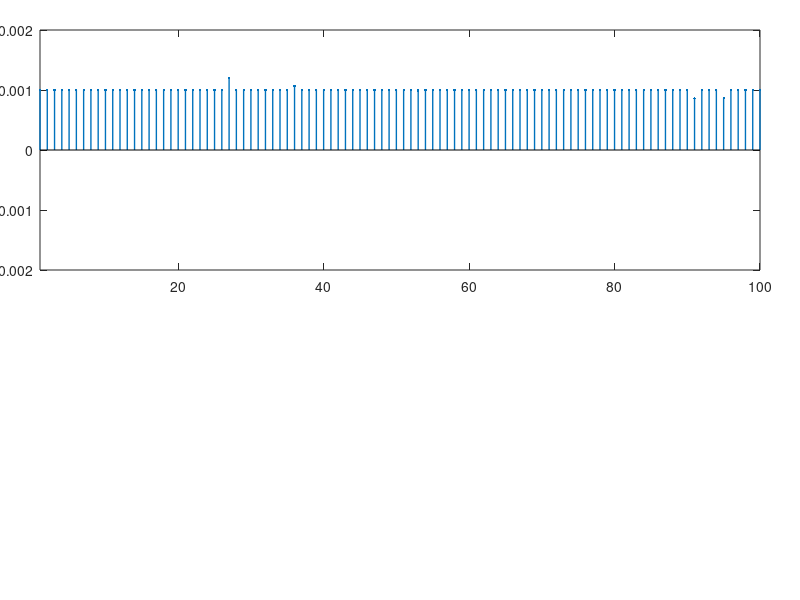

MATLAB code for this plot: (Note: this script raises an error after producing the figure.)
% PARAMETERS

dt=.0001;   % time-step in s
N=100;      % # of neurons
tau=.01;    % synaptic time-constant in s

% weight parameters
sig_1=6.98;
sig_2=7;
a1=1;
a2=1.0005;

% create weight matrix
W=zeros(N);
for i=1:N
    for j=1:N
        x=min(abs(i-j),N-abs(i-j)); % distance between neurons i & j
        W(i,j)=a1*(exp(-(x)^2/(2*sig_1^2)) - a2*exp(-(x)^2/(2*sig_2^2)));
    end
end

b=0.001;            % uniform feedforward input
noise_sd=.3;        %.3 amplitude of noise
noise_sparsity=1.5; % noise is injected with the prob that a standard normal exceeds this

r=0.025;            % recurrence strength
threshold=7.35e-4;  % spiking threshold

s=zeros(1, N);      % starting activations
t=0;

while true
    
    % dynamics
    I=r*s*W+(b*(1+noise_sd*randn(1,N).*(randn(1,N)>noise_sparsity))); %neuron inputs. The weight part is a simple matrix multiplication
    spike=I>threshold;  % binary neural spikes
    s=s+spike-s/tau*dt;
    
    % plot
    subplot('Position',[.05 .55 .9 .4]);
    stem(I,'Marker','.','LineWidth',1);
    xlim([1 N]);
    ylim([-.002 .002]);
    refline(0,threshold);
    ylabel 'neural inputs g'
    title(sprintf('t = %.1f ms',t*.1))
    
    subplot('Position',[.05 .15 .9 .3]);
    area(s)
    xlim([1 N]);
    ylabel 'neural activations s'
    
    subplot('Position',[.04 .05 .92 .02])
    image(spike,'CDataMapping','scaled');
    colormap([1 1 1; .5 .7 1 ]);
    set(gca,'XGrid','on','XTick',0.5+1:N,'ticklength',[.01 .05],'YTick',[],'XTickLabel',[]);
    xlabel spikes
    
    drawnow
    t=t+1;
end